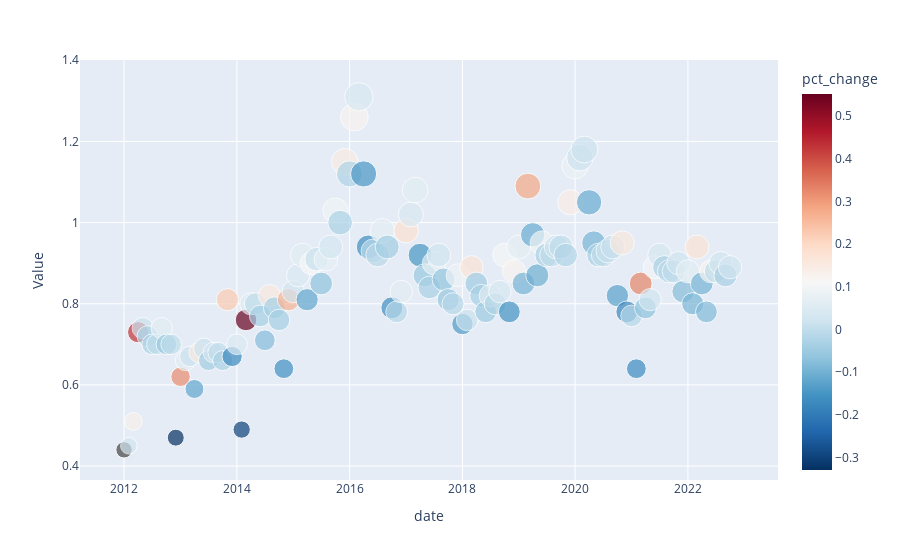
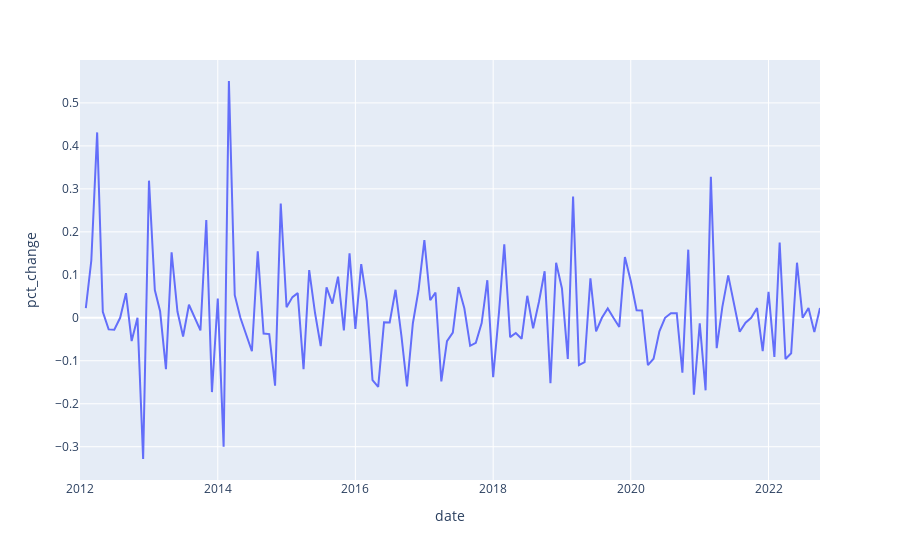

Notebook code for these charts, in order:
### Code cell
# 其中增长率最大的是哪个月份
df['pct_change'] = df['Value'].pct_change()
import plotly.express as px
# 绘制在一张图上
fig1 = px.scatter(df, x="date", y="Value", color="pct_change", color_continuous_scale=px.colors.sequential.RdBu_r,size='Value',size_max=20)
fig1.show()
fig2 = px.line(df, x="date", y="pct_change")
fig2.show()

### Figure 1 — Plotly figure (JSON) as saved in the notebook; plotly's stock layout.template omitted (floating-point values rounded to 4 significant figures; data arrays with more than 128 entries replaced by an {"elided": "..."} marker saying what was removed)
{"data": [{"hovertemplate": "date=%{x}<br>Value=%{marker.size}<br>pct_change=%{marker.color}<extra></extra>", "legendgroup": "", "marker": {"color": {"elided": "130 float values"}, "coloraxis": "coloraxis", "size": {"elided": "130 float values"}, "sizemode": "area", "sizeref": 0.003275, "symbol": "circle"}, "mode": "markers", "name": "", "orientation": "v", "showlegend": false, "type": "scatter", "x": {"elided": "130 str values"}, "xaxis": "x", "y": {"elided": "130 float values"}, "yaxis": "y"}], "layout": {"coloraxis": {"colorbar": {"title": {"text": "pct_change"}}, "colorscale": [[0, "rgb(5,48,97)"], [0.1, "rgb(33,102,172)"], [0.2, "rgb(67,147,195)"], [0.3, "rgb(146,197,222)"], [0.4, "rgb(209,229,240)"], [0.5, "rgb(247,247,247)"], [0.6, "rgb(253,219,199)"], [0.7, "rgb(244,165,130)"], [0.8, "rgb(214,96,77)"], [0.9, "rgb(178,24,43)"], [1, "rgb(103,0,31)"]]}, "legend": {"itemsizing": "constant", "tracegroupgap": 0}, "margin": {"t": 60}, "xaxis": {"anchor": "y", "domain": [0, 1], "title": {"text": "date"}}, "yaxis": {"anchor": "x", "domain": [0, 1], "title": {"text": "Value"}}}}

### Figure 2 — Plotly figure (JSON) as saved in the notebook; plotly's stock layout.template omitted (floating-point values rounded to 4 significant figures; data arrays with more than 128 entries replaced by an {"elided": "..."} marker saying what was removed)
{"data": [{"hovertemplate": "date=%{x}<br>pct_change=%{y}<extra></extra>", "legendgroup": "", "line": {"color": "#636efa", "dash": "solid"}, "marker": {"symbol": "circle"}, "mode": "lines", "name": "", "orientation": "v", "showlegend": false, "type": "scatter", "x": {"elided": "130 str values"}, "xaxis": "x", "y": {"elided": "130 float values"}, "yaxis": "y"}], "layout": {"legend": {"tracegroupgap": 0}, "margin": {"t": 60}, "xaxis": {"anchor": "y", "domain": [0, 1], "title": {"text": "date"}}, "yaxis": {"anchor": "x", "domain": [0, 1], "title": {"text": "pct_change"}}}}
